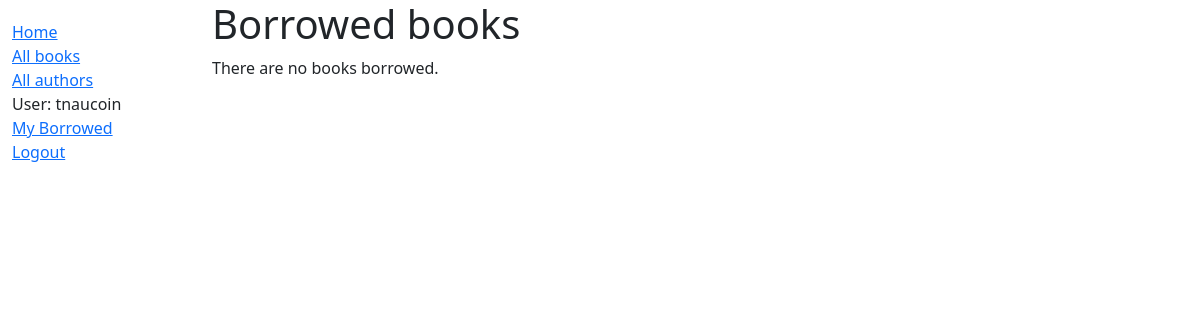
Page /catalog/mybooks/ (signed in) on the earlier database version.
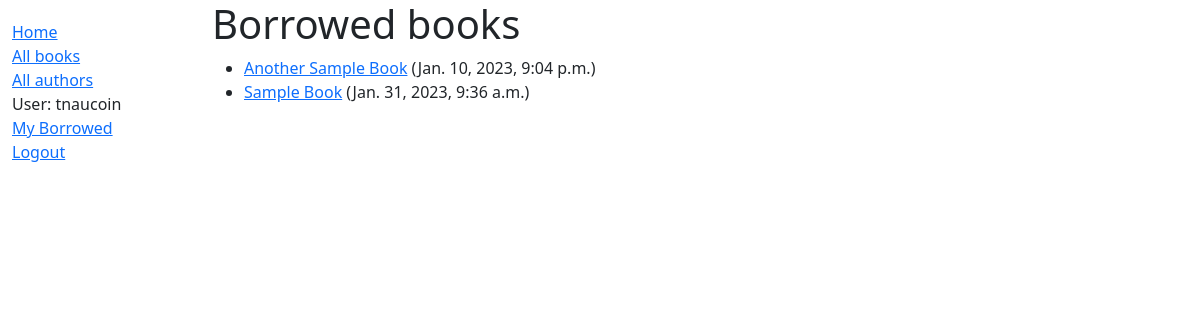
Same page on the later database version.
### catalog/models.py (models this page shows, shortened)
class BookInstance(models.Model):
    id = models.UUIDField(
        primary_key=True, default=uuid.uuid4, help_text="Unique ID for this book copy"
    )
    book = models.ForeignKey(Book, on_delete=models.RESTRICT, null=True)
    imprint = models.CharField(max_length=200)
    due_back = models.DateTimeField(null=True, blank=True)
    borrower = models.ForeignKey(User, on_delete=models.SET_NULL, null=True, blank=True)
    LOAN_STATUS = (
        ("m", "Maintenance"),
        ("o", "On Loan"),
        ("a", "Available"),
        ("r", "Reserved"),
    )
    status = models.CharField(
        max_length=1,
        choices=LOAN_STATUS,
        blank=True,
        default="m",
        help_text="Book availability",
    )
    @property
    def is_overdue(self):
        return bool(self.due_back and date.today() > self.due_back.date())
    class Meta:
        ordering = ["due_back"]
        permissions = [("can_mark_returned", "Set book as returned")]

class Book(models.Model):
    title = models.CharField(max_length=200)
    author = models.ForeignKey("Author", on_delete=models.SET_NULL, null=True)
    summary = models.TextField(
        max_length=1000, help_text="Enter brief summary of the book."
    )
    isbn = models.CharField(
        "ISBN", max_length=13, unique=True, help_text="Enter the book's ISBN number."
    )
    genre = models.ManyToManyField(Genre, help_text="Select genre for this book")
    language = models.ForeignKey(Language, on_delete=models.SET_NULL, null=True)

### catalog/views.py (the view)
# urls.py: path("mybooks/", views.LoanedBooksByUserListView.as_view(), name="user-borrowed"),
class LoanedBooksByUserListView(LoginRequiredMixin, ListView):
    model = BookInstance
    template_name = "user_book_list_borrowed.html"
    paginate_by = 10
    def get_queryset(self):
        return (
            BookInstance.objects.filter(borrower=self.request.user)
            .filter(status__exact="o")
            .order_by("due_back")
        )

### templates/user_book_list_borrowed.html
{% extends "base.html" %}
{% block content %}
    <h1>Borrowed books</h1>
    {% if bookinstance_list %}
    <ul>
      {% for bookinst in bookinstance_list %}
      <li class="{% if bookinst.is_overdue %}text-danger{% endif %}">
        <a href="{% url 'book-detail' bookinst.book.pk %}">{{ bookinst.book.title }}</a> ({{ bookinst.due_back }})
      </li>
      {% endfor %}
    </ul>
    {% else %}
      <p>There are no books borrowed.</p>
    {% endif %}
{% endblock %}

Differences in the rows shown:
now on this page (row edited): BookInstance: book "Another Sample Book", due_back "Jan. 10, 2023, 9:04 p.m."
now on this page (row edited): BookInstance: book "Sample Book", due_back "Jan. 31, 2023, 9:36 a.m."
Other differences:
text no longer shown: "There are no books borrowed."
